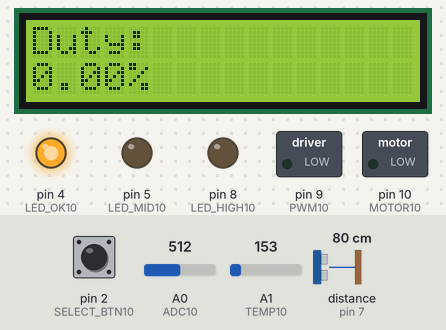
Bench run of a sketch on a simulated Arduino Uno, built with avr-gcc and run on an emulated ATmega328P. Shown: 16×2 character LCD, switched loads named in the sketch (green lamp = pin HIGH), output pins drawn as LEDs (lit = HIGH). Wiring (inferred from the names in the program): ultrasonic range finder: trigger pin 6; echo pin 7. The test bench sets the inputs (shaded band); at power-on: distance to the obstacle (sensor on pin 7) 80 cm, pin 2 (SELECT_BTN10) HIGH, A0 (ADC10) = 512, A1 (TEMP10) = 153. The echo pulse lasts 58.3 µs per cm; pins used as bus, display or sensor lines are not drawn; what the sketch prints to the serial monitor is not drawn.

Above: at 1.4 s.
1.5 s: distance to the obstacle (sensor on pin 7) set to 33 cm
4.5 s: distance to the obstacle (sensor on pin 7) set to 28 cm
At 6.2 s:
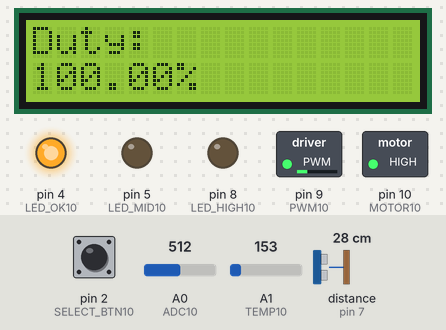
7.2 s: pin 2 (SELECT_BTN10) pulled LOW for 1 s
At 7.46 s:
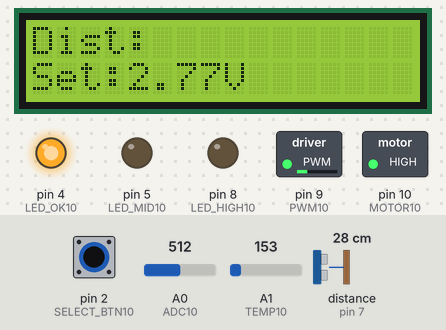
9.7 s: A0 (ADC10) set to 1023
At 10.5 s:
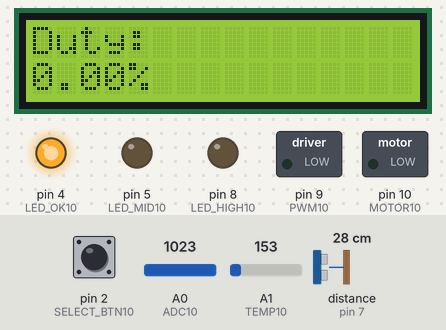
12.7 s: distance to the obstacle (sensor on pin 7) set to 120 cm
15.7 s: A1 (TEMP10) set to 160
At 16.8 s:
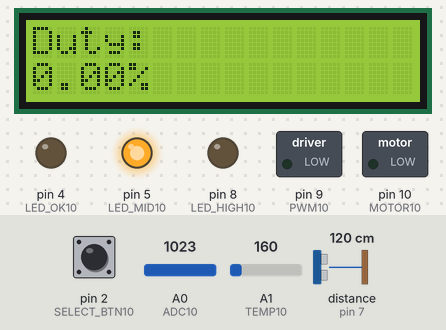
Timing chart, 0 to 18.7 s (numbered marks = the images above; inputs shaded):
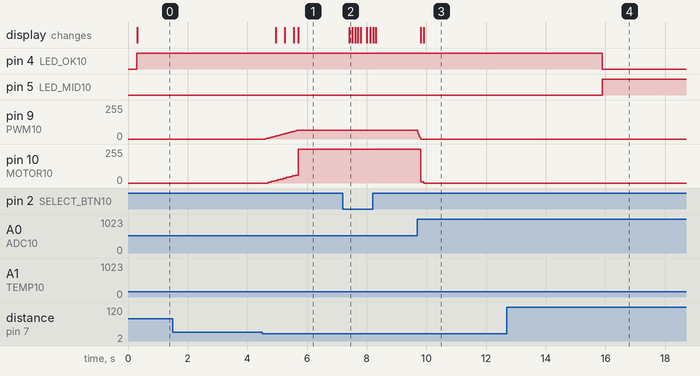

The sketch:

physical_circuit.ino
```cpp
#include <LiquidCrystal_I2C.h>

#define ADC10         A0
#define TEMP10        A1
#define PWM10         9
#define SELECT_BTN10  2
#define LED_OK10      4
#define LED_MID10     5
#define LED_HIGH10    8
#define PING_T10      6
#define PING_E10      7
#define MOTOR10       10

const long LOG_MS10 = 1000;
unsigned long lastLog10 = 0;
int s10=0,m10=0,h10=0;
float vOut10 = 0.0;

const long PING_MS10 = 100;
unsigned long lastPing10 = 0;

unsigned long lastTemp10 = 0;
const float KD10 = 0.0008895 / 10.0;
const long TEMP_MS10 = 200;
bool flash10 = false;
float tc10 = 0.0, tf10 = 0.0;

const float KP10 = 0.2183688;
const float KI10 = 18.6724;
const float KDCONST10 = KD10;

float P10=0.0,I10=0.0,D10=0.0;
float setV10 = 2.0;
const long PID_MS10 = 10;
const float dt10 = 0.01;
float prevErr10 = 0.0;
unsigned long lastMotor10 = 0, lastPid10 = 0;
int pwm10 = 0;

bool prevBtn10 = HIGH, curBtn10;
unsigned long btnMs10 = 0;
const unsigned long DB10 = 50;
int scr10 = 0;
float duty10 = 0.0;

LiquidCrystal_I2C lcd10(0x27,16,2);

int btnCheck10(unsigned long now){
  curBtn10 = digitalRead(SELECT_BTN10);
  if(prevBtn10 == HIGH && curBtn10 == LOW){
    if(now - btnMs10 >= DB10){
      btnMs10 = now;
      return scr10++;
    }
  }
  prevBtn10 = curBtn10;
}

void show10(int mode){
  if(mode == 1){
    lcd10.clear();
    lcd10.setCursor(0,0);
    lcd10.print("Dist:");
    lcd10.setCursor(0,1);
    lcd10.print("Set:");
    lcd10.print(setV10); lcd10.print("V");
  } else if(mode == 2){
    lcd10.clear();
    lcd10.setCursor(0,0);
    lcd10.print("TempC:");
    lcd10.print(tc10);
    lcd10.setCursor(0,1);
    lcd10.print("F:");
    lcd10.print(tf10);
  } else if(mode == 3){
    lcd10.clear();
    lcd10.setCursor(0,0);
    lcd10.print("P:");
    lcd10.print(P10);
    lcd10.setCursor(0,1);
    lcd10.print("I:");
    lcd10.print(I10);
  } else if(mode == 4){
    lcd10.clear();
    lcd10.setCursor(0,0);
    lcd10.print("D:");
    lcd10.print(D10);
  } else {
    lcd10.clear();
    lcd10.setCursor(0,0);
    lcd10.print("Duty:");
    lcd10.setCursor(0,1);
    lcd10.print(duty10); lcd10.print("%");
    if(scr10 > 4) scr10 = 0;
  }
}

void setup(){
  pinMode(PWM10, OUTPUT);
  pinMode(LED_OK10, OUTPUT);
  pinMode(LED_MID10, OUTPUT);
  pinMode(LED_HIGH10, OUTPUT);
  pinMode(MOTOR10, OUTPUT);
  pinMode(PING_T10, OUTPUT);
  pinMode(PING_E10, INPUT);
  pinMode(SELECT_BTN10, INPUT_PULLUP);

  TCCR1A = (1<<WGM11)|(1<<WGM10)|(1<<COM1A1);
  TCCR1B = (1<<WGM12)|(1<<CS11);

  Serial.begin(9600);
  Serial.println("Timestamp_ms,Uptime,Distance_cm,TempC,MotorDuty,SetV,OutV");

  lcd10.init();
  lcd10.backlight();
  lcd10.setCursor(0,0);
  lcd10.print("PID Control");
  lcd10.setCursor(0,1);
  lcd10.print("Temp & Motor");
  delay(200);
}

void loop(){
  unsigned long now = millis();

  if(now - lastLog10 >= LOG_MS10){
    lastLog10 = now;
    if(++s10 == 60){ s10 = 0; if(++m10 == 60){ m10 = 0; h10++; } }
    Serial.print(now); Serial.print(",");
    Serial.print(h10); Serial.print(m10); Serial.print(s10); Serial.print(",");
    Serial.print("0.0,");
    Serial.print(tc10); Serial.print(",");
    Serial.print(duty10); Serial.print(",");
    Serial.print(setV10); Serial.print(",");
    Serial.println(vOut10);
  }

  if(now - lastTemp10 >= TEMP_MS10){
    lastTemp10 = now;
    float raw = analogRead(TEMP10);
    float v = (raw / 1023.0) * 5.0;
    tc10 = (v - 0.5) * 100.0;
    tf10 = ((9.0/5.0) * tc10) + 32.0;

    digitalWrite(LED_OK10, tc10 < 28.0);
    digitalWrite(LED_MID10, tc10 > 28.0 && tc10 < 32.0);
    if(tc10 > 32.0 && tc10 < 35.0) digitalWrite(LED_HIGH10, HIGH);
    else if(tc10 > 35.0){ flash10 = !flash10; digitalWrite(LED_HIGH10, flash10); }
    else digitalWrite(LED_HIGH10, LOW);
  }

  if(now - lastPid10 >= PID_MS10){
    lastPid10 = now;
    setV10 = constrain(setV10, 0.0, 5.0);
    float adc = analogRead(ADC10);
    float setraw = (setV10 * 1023.0) / 5.0;
    float err = setraw - adc;

    P10 = KP10 * err;
    I10 += KI10 * dt10 * err;
    I10 = constrain(I10, 0.0, 1023.0);
    D10 = -KDCONST10 * (err - prevErr10) / dt10;

    float pout = P10 + I10 + D10;
    pout = constrain(pout, 0.0, 1023.0);
    prevErr10 = err;

    OCR1A = pout / 4.0;
    vOut10 = (pout / 1023.0) * 5.0;
    duty10 = (pout / 1023.0) * 100.0;
    pwm10 = OCR1A;
  }

  if(now - lastPing10 >= PING_MS10){
    lastPing10 = now;
    digitalWrite(PING_T10, LOW); delayMicroseconds(2);
    digitalWrite(PING_T10, HIGH); delayMicroseconds(10);
    digitalWrite(PING_T10, LOW);

    unsigned long pulse = pulseIn(PING_E10, HIGH, 30000);
    if(pulse > 0){
      float dist = pulse * 0.0343 / 2.0;
      if(dist <= 30.0){
        float m = constrain(dist, 0.0, 30.0);
        setV10 = (m / 30.0) * 3.0;
      }
    }
    show10(btnCheck10(now));
  }

  if(now - lastMotor10 >= PING_MS10){
    lastMotor10 = now;
    analogWrite(MOTOR10, pwm10);
  }
}
```

Measured:
- the behaviour switches between 31 and 30 cm on distance to the obstacle (sensor on pin 7) (found by bisection; images 0 and 1)
- the behaviour switches between 159 and 160 on A1 (TEMP10) (found by bisection; images 3 and 4)
- after the input at 1.5 s, every drawn part: stays the same
- after the input at 4.5 s, pin 9 (PWM10): moves from 0/255 to 64/255 over 1.1 s, starting after 0.10 s; pin 10 (MOTOR10): moves from 0/255 to 255/255 over 1.0 s, starting after 0.21 s; the display: first changes after 0.45 s (image 1 shows a later state)
- after the input at 7.2 s, the display: changes after 0.21 s (image 2)
- after the input at 9.7 s, pin 9 (PWM10): moves from 64/255 to 0/255 over 0.11 s, starting at once; pin 10 (MOTOR10): 255/255 → 10/255 after 0.11 s, → 0/255 0.10 s later; the display: first changes after 0.12 s (image 3 shows a later state)
- after the input at 12.7 s, every drawn part: stays the same
- after the input at 15.7 s, pin 4 (LED_OK10): HIGH → LOW after 0.19 s; pin 5 (LED_MID10): LOW → HIGH after 0.19 s
